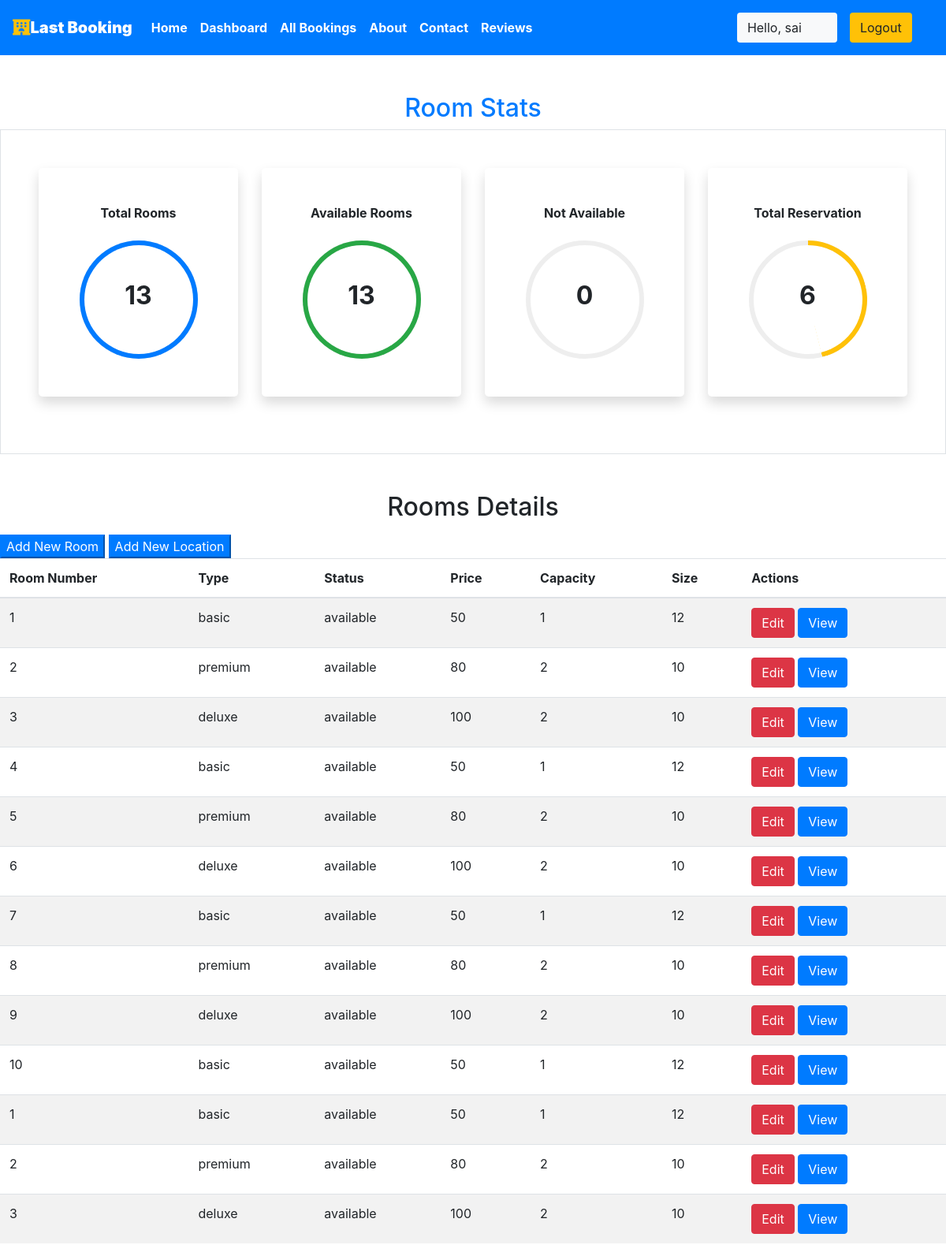
Screenshot of /staff/panel (signed in) with the database file from the repository.
### krishna/models.py (models this page shows, shortened)
class Rooms(models.Model):
    ROOM_STATUS = (
    ("1", "available"),
    ("2", "not available"),
    )
    ROOM_TYPE = (
    ("1", "premium"),
    ("2", "deluxe"),
    ("3","basic"),
    )
    room_type = models.CharField(max_length=50,choices = ROOM_TYPE)
    capacity = models.IntegerField()
    price = models.IntegerField()
    size = models.IntegerField()
    hotel = models.ForeignKey(Hotels, on_delete = models.CASCADE)
    status = models.CharField(choices =ROOM_STATUS,max_length = 15)
    roomnumber = models.IntegerField()

### krishna/views.py (the view)
# urls.py: path('staff/panel', views.panel,name="staffpanel"),
@login_required(login_url='/staff')
def panel(request):
    if request.user.is_staff == False:
        return HttpResponse('Access Denied')
    rooms = Rooms.objects.all()
    total_rooms = len(rooms)
    available_rooms = len(Rooms.objects.all().filter(status='1'))
    unavailable_rooms = len(Rooms.objects.all().filter(status='2'))
    reserved = len(Reservation.objects.all())
    hotel = Hotels.objects.values_list('location','id').distinct().order_by()
    response = render(request,'staff/panel.html',{'location':hotel,'reserved':reserved,'rooms':rooms,'total_rooms':total_rooms,'available':available_rooms,'unavailable':unavailable_rooms})
    return HttpResponse(response)

### krishna/templatetags/app_tags.py (called while the page is built)
@register.filter
def percentage(value1,value2=100):
    return int(value1)/int(value2)*100

### templates/staff/panel.html (shortened to what this page needs)
{% extends 'basic.html' %} {% block title %} staff panel {% endblock title %}  {% block body %}
<section class="my-5 ">
    {%load app_tags%}
    <h2 class="text-center text-primary">Room Stats</h2>
    <div class="container-fluid px-5 py-5 border">
        <div class="row">
            <div class="col-xl-3 col-lg-6 col-sm-12 mb-4 ">
                <div class="bg-white rounded-lg p-5 shadow">
                    <h2 class="h6 font-weight-bold text-center mb-4">Total Rooms</h2>
                    <div class="progress mx-auto" data-value={{ total_rooms|percentage:total_rooms}}>
                        <span class="progress-left">
                                    <span class="progress-bar border-primary"></span>
                        </span>
                        <span class="progress-right">
                                    <span class="progress-bar border-primary"></span>
                        </span>
                        <div class="progress-value w-100 h-100 rounded-circle d-flex align-items-center justify-content-center">
                            <div class="h2 font-weight-bold">{{ total_rooms}}</div>
                        </div>
                    </div>
                </div>
            </div>
            <div class="col-xl-3 col-lg-6 col-sm-12 mb-4">
                <div class="bg-white rounded-lg p-5 shadow">
                    <h2 class="h6 font-weight-bold text-center mb-4">Available Rooms</h2>
                    <div class="progress mx-auto" data-value={{ available|percentage:total_rooms}}>
                        <span class="progress-left">
                                    <span class="progress-bar border-success"></span>
                        </span>
                        <span class="progress-right">
                                    <span class="progress-bar border-success"></span>
                        </span>
                        <div class="progress-value w-100 h-100 rounded-circle d-flex align-items-center justify-content-center">
                            <div class="h2 font-weight-bold">{{ available}}</div>
                        </div>
                    </div>
                </div>
            </div>
            <div class="col-xl-3 col-lg-6 col-sm-12 mb-4">
                <div class="bg-white rounded-lg p-5 shadow">
                    <h2 class="h6 font-weight-bold text-center mb-4">Not Available</h2>
                    <div class="progress mx-auto" data-value={{ unavailable|percentage:total_rooms}}>
                        <span class="progress-left">
                        </span>
                        <span class="progress-right">
                        </span>
                        <div class="progress-value w-100 h-100 rounded-circle d-flex align-items-center justify-content-center">
                            <div class="h2 font-weight-bold">{{ unavailable}}</div>
                        </div>
                    </div>
                </div>
            </div>
            <div class="col-xl-3 col-lg-6 col-sm-12 mb-4">
                <div class="bg-white rounded-lg p-5 shadow">
                    <h2 class="h6 font-weight-bold text-center mb-4">Total Reservation</h2>
                    <div class="progress mx-auto" data-value={{reserved |percentage:total_rooms}}>
                        <span class="progress-left">
                        </span>
                        <span class="progress-right">
                                    <span class="progress-bar border-warning"></span>
                        </span>
                        <div class="progress-value w-100 h-100 rounded-circle d-flex align-items-center justify-content-center">
                            <div class="h2 font-weight-bold">{{reserved}}</div>
                        </div>
                    </div>
                </div>
            </div>
        </div>
    </div>
</section>
<h2 class="text-center pb-2">Rooms Details</h2>
<Button class="btn-group btn-primary" data-toggle="modal" data-target="#newroom">Add New Room</Button>
{% if user.is_authenticated and user.is_superuser %}
<Button class="btn-group btn-primary " data-toggle="modal" data-target="#newlocation">Add New Location</Button>
{% endif %}
<table class="table table-striped  ">
    <thead>
        <th>Room Number</th>
        <th>Type</th>
        <th>Status</th>
        <th>Price</th>
        <th>Capacity</th>
        <th>Size</th>
        <th colspan="2">Actions</th>
    </thead>
    {% if rooms %} {% for each_room in rooms %}
    <tr>
        <td>{{each_room.roomnumber}}</td>
        <td>{{each_room.get_room_type_display}}</td>
        <td>{{each_room.get_status_display}}</td>
        <td>{{each_room.price}}</td>
        <td>{{each_room.capacity}}</td>
        <td>{{each_room.size}}</td>
        <td colspan="2">
            <a href="/staff/panel/edit-room?roomid={{each_room.id}}"><Button class="btn btn-danger">Edit</Button></a>
            <a href="/staff/panel/view-room?roomid={{each_room.id}}"><Button class="btn btn-primary">View</Button></a>
        </td>
    </tr>
    {% endfor %} {% endif %}
</table>
{% endblock body %}

### templates/basic.html (shortened to what this page needs)
{% load static %}
<!DOCTYPE html>
<!DOCTYPE html>
<html lang="en">
<head>
    <link rel="stylesheet" href="https://use.fontawesome.com/releases/v5.7.0/css/all.css">
    <link rel="stylesheet" href="{% static 'bootstrap\bootstrap.css' %}">
    <link rel="stylesheet" href="https://maxcdn.bootstrapcdn.com/bootstrap/4.5.0/css/bootstrap.min.css" >
</head>
<body style="dbackground-image: url('https://source.unsplash.com/random');height: 100%;">
    <div class="container-fluid px-0">
        <nav class="navbar navbar-expand-lg navbar-dark bg-primary font-weight-bold">
            <a class="navbar-brand text-bold bg-black " href="/"><i class="fas fa-hotel text-warning"></i><b>Last Booking</b></a>
            <div class="collapse navbar-collapse " id="navbarSupportedContent">
                <ul class="navbar-nav mr-auto ">
                    <li class="nav-item active">
                        <a class="nav-link text-bold " href="/home"> Home</a>
                    </li>
                    {% if user.is_staff %}
                    <li class="nav-item active">
                        <a class="nav-link text-bold" href="/staff/panel">Dashboard </a>
                    </li>
                    {% elif user.is_staff == False and user.is_authenticated %}
                    <li class="nav-item active">
                            <a class="nav-link text-bold" href="/user/bookings">My Bookings </a>
                        </li>
                    {% endif %}
                    {% if user.is_staff %}
                    <li class="nav-item active">
                            <a class="nav-link text-bold" href="/staff/allbookings">All Bookings </a>
                        </li>
                    {% endif %}
                    <li class="nav-item active">
                        <a class="nav-link text-bold" href="/about">About</a>
                    </li>
                    <li class="nav-item active">
                        <a class="nav-link text-bold" href="/contact">Contact </a>
                    </li>
                    <li class="nav-item active">
                        <a class="nav-link text-bold" href="/reviewsPage"> Reviews </a>
                    </li>
                </ul>
                {% if user.is_authenticated %}
                      <button class="btn btn-group bg-light" data-toggle="modal" data-target="#forlogin">
                       Hello, {{request.user}}
                       <a href="/logout" class="nav-link">
                    <button class="btn btn-group bg-warning" data-toggle="modal" data-target="#forlogin">
                        Logout
                    </button></a>&nbsp; &nbsp;
                    </button>
                {% endif %}
            </div>
        </nav>
    </div>
    {% block body %}
    {% endblock body %}
</body>
</html>

### templates/staff/panel.html (style rules this page uses)
.progress { width: 150px; height: 150px; background: none; position: relative; }
.progress::after { content: ""; width: 100%; height: 100%; border-radius: 50%; border: 6px solid #eee; position: absolute; top: 0; left: 0; }
.progress>span { width: 50%; height: 100%; overflow: hidden; position: absolute; top: 0; z-index: 1; }
.progress .progress-left { left: 0; }
.progress .progress-bar { width: 100%; height: 100%; background: none; border-width: 6px; border-style: solid; position: absolute; top: 0; }
.progress .progress-left .progress-bar { left: 100%; border-top-right-radius: 80px; border-bottom-right-radius: 80px; border-left: 0; -webkit-transform-origin: center left; transform-origin: center left; }
.progress .progress-right { right: 0; }
.progress .progress-right .progress-bar { left: -100%; border-top-left-radius: 80px; border-bottom-left-radius: 80px; border-right: 0; -webkit-transform-origin: center right; transform-origin: center right; }
.progress .progress-value { position: absolute; top: 0; left: 0; }
body { min-height: 100vh; }
.rounded-lg { border-radius: 1rem; }

### templates/basic.html (style rules this page uses)
a { text-decoration: none; }

### rows the page displays
Rooms: roomnumber "1", room_type "basic", status "available", price "50", capacity "1", size "12"
Rooms: roomnumber "2", room_type "premium", status "available", price "80", capacity "2", size "10"
Rooms: roomnumber "3", room_type "deluxe", status "available", price "100", capacity "2", size "10"
Rooms: roomnumber "4", room_type "basic", status "available", price "50", capacity "1", size "12"
Rooms: roomnumber "5", room_type "premium", status "available", price "80", capacity "2", size "10"
Rooms: roomnumber "6", room_type "deluxe", status "available", price "100", capacity "2", size "10"
Rooms: roomnumber "7", room_type "basic", status "available", price "50", capacity "1", size "12"
Rooms: roomnumber "8", room_type "premium", status "available", price "80", capacity "2", size "10"
Rooms: roomnumber "9", room_type "deluxe", status "available", price "100", capacity "2", size "10"
Rooms: roomnumber "10", room_type "basic", status "available", price "50", capacity "1", size "12"
Rooms: roomnumber "1", room_type "basic", status "available", price "50", capacity "1", size "12"
Rooms: roomnumber "2", room_type "premium", status "available", price "80", capacity "2", size "10"
Rooms: roomnumber "3", room_type "deluxe", status "available", price "100", capacity "2", size "10"

### other values shown
{{ request.user }} "sai"
{{ total_rooms }} "13"
{{ available }} "13"
{{ unavailable }} "0"
{{ reserved }} "6"
